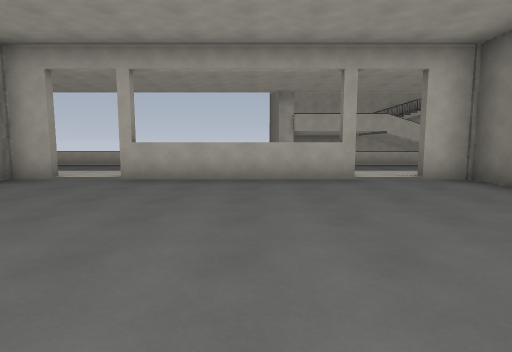
view 1 (above)

24 first-person views from a walk through a level from a Godot 3-D game. The camera is 1.4 m above the floor, tilts 6° down and sees 80° across. The floor is counted in squares, 2 m on a side. Each view is taken from the middle of a square. On the plan, view 1 faces up. The plan holds only what a view shows up to about 10 squares ahead; the rest is blank. The place goes on beyond the plan. Characters and animated objects are not drawn.

view 2
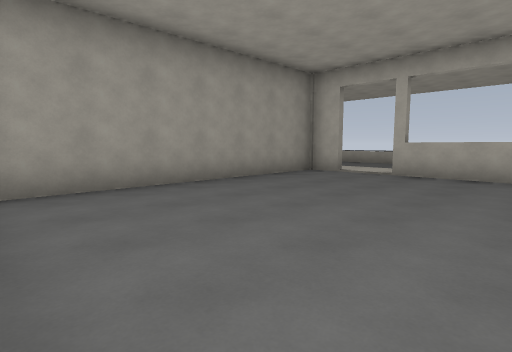

view 3
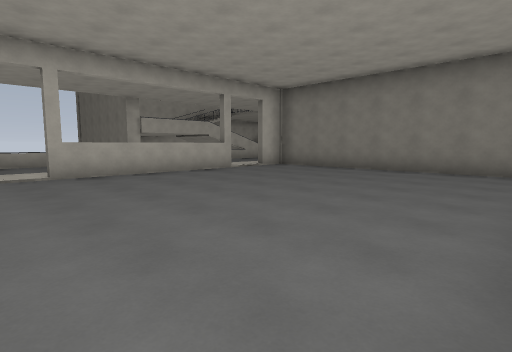

view 4
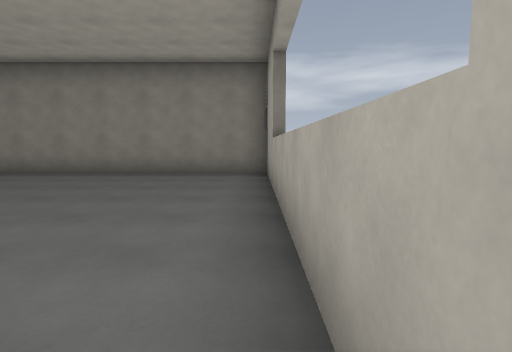

view 5
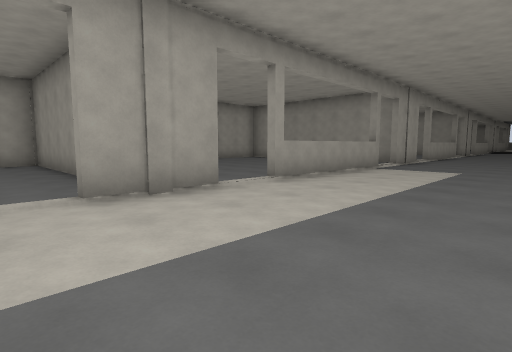

view 6
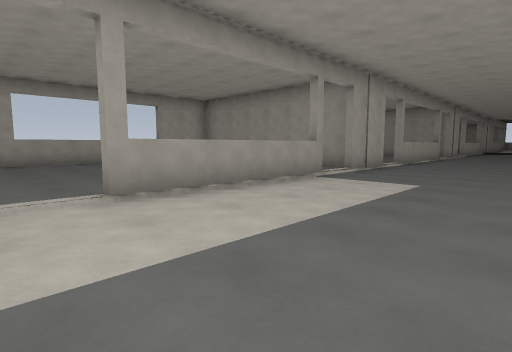

view 7
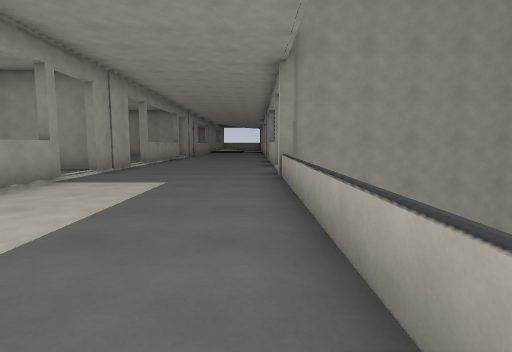

view 8
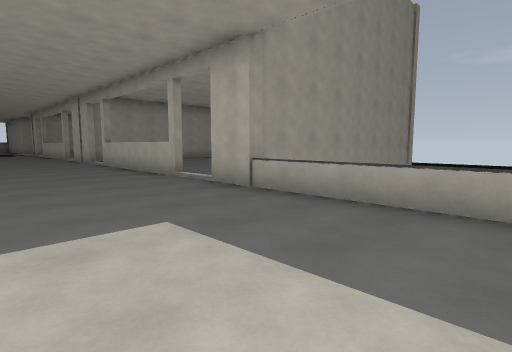

view 9
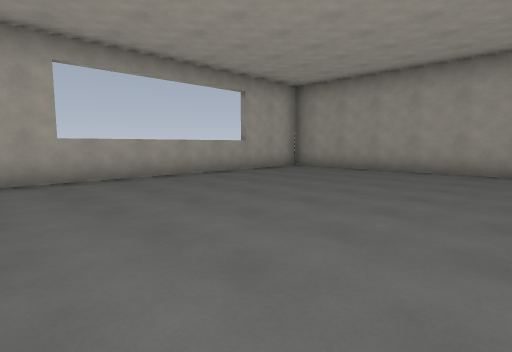

view 10
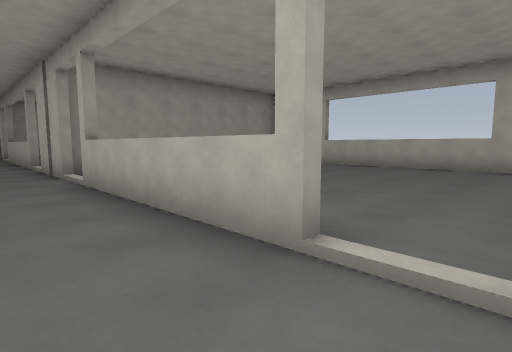

view 11
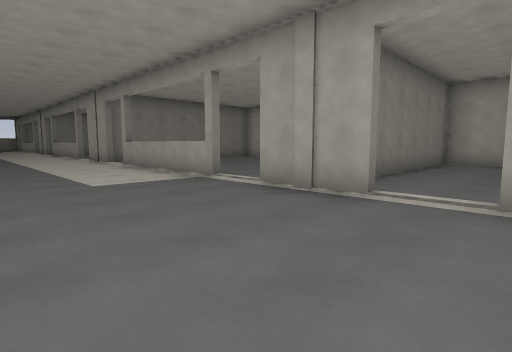

view 12
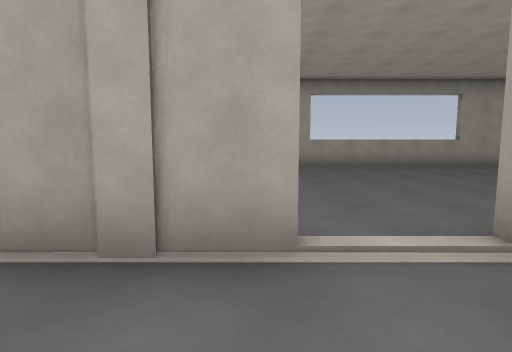

view 13
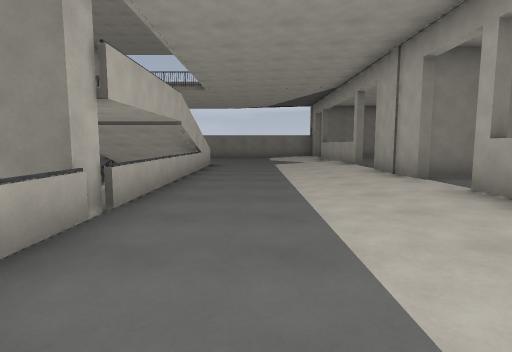

view 14
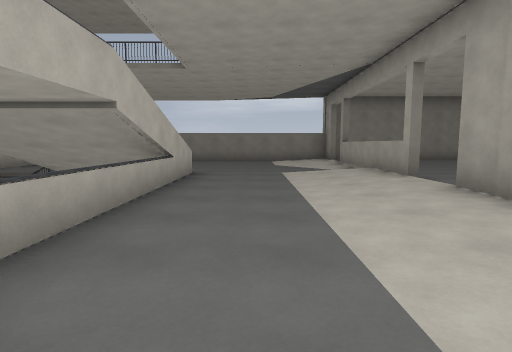

view 15
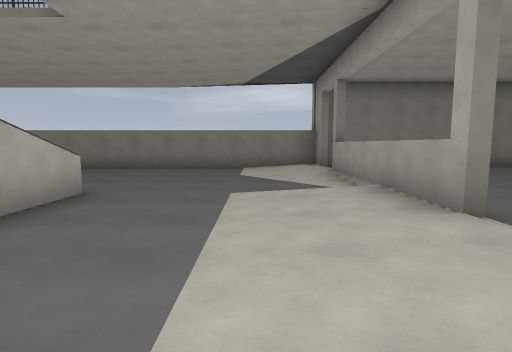

view 16
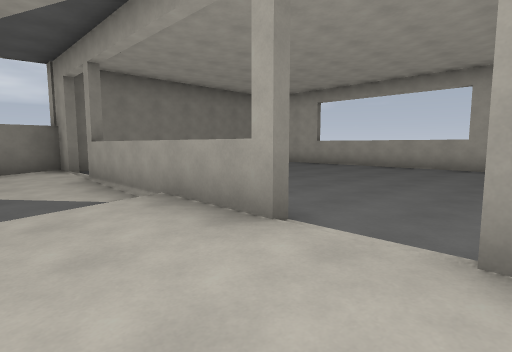

view 17
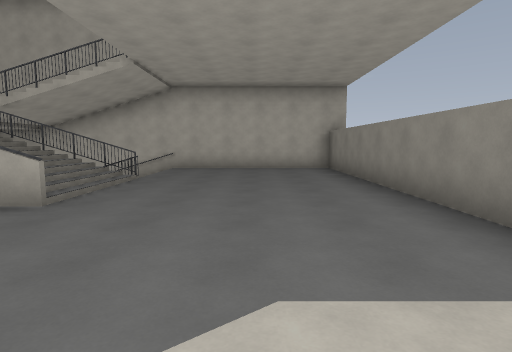

view 18
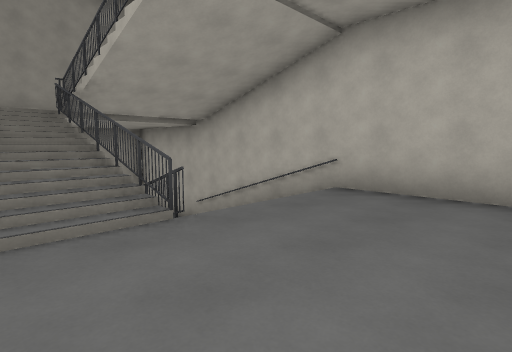

view 19
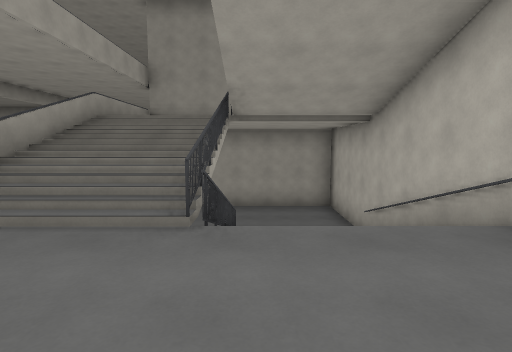

view 20
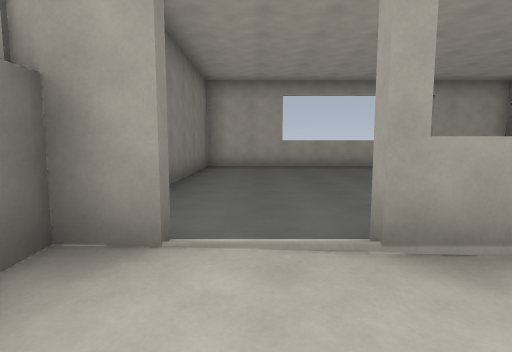

view 21
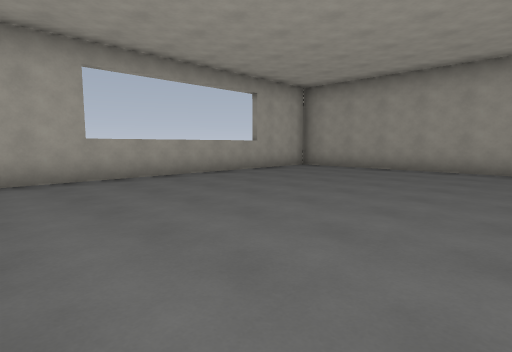

view 22
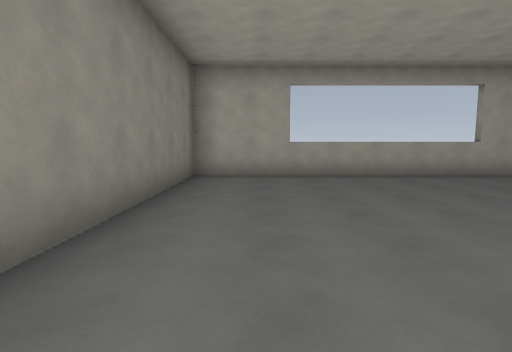

view 23
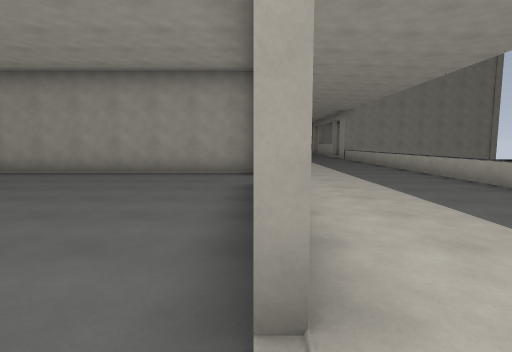

view 24
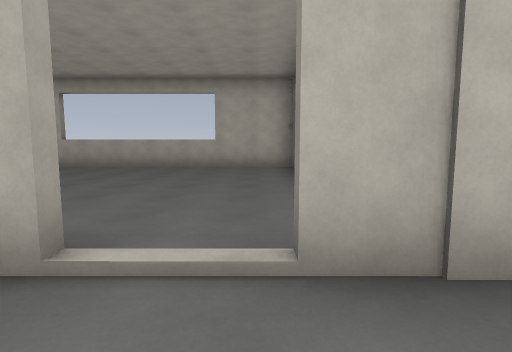

### Floor plan
Key: @ floor where view 1 was taken; # wall or solid block; . main floor; : floor 2.5 m higher than the main floor; - floor 2.75 m lower than the main floor; / step, stairs or slope; = window, fence, low wall or low ledge; ^ raised ledge; v drop or lower ground.
Columns run from 20 left of view 1 to 14 right of it. Each row starts with its distance up from view 1.
 18 ########
 17  ......#              ############
 16  ......#             #---////.....#
 15   .....#             #---   /.....#
 14    ....#             #---////.....#
 13    ....#             #   ////.....#
 12    ....#             #   ////.....#
 11 .^^^^..#vvvvvvvvvvv v#:::///=.....#
 10 ..................................#
  9 ..................................#
  8 ..................................#
  7    ...............................#
  6    #/##//^^^^..#..^^^^..##/#^^^#.#v
  5   ....#........#........#.........#
  4   ....#........#........#.........#
  3  .....#........#........#.........#
  2 ......#........#........#.........#
  1 ......#........#........#.........#
  0 ......#........#....@...#.........#
 -1 ......#....... #........#.........#
 -2 ###### #######  ######## #########

Where each view was taken, in squares from view 1:
view 1: 0 up, 0 right, facing up
view 2: 1 down, 0 right, facing up-left
view 3: 1 down, 4 left, facing up-right
view 4: 1 down, 3 left, facing right
view 5: 10 up, 3 left, facing down-left
view 6: 10 up, 6 left, facing down-left
view 7: 10 up, 6 left, facing left
view 8: 7 up, 9 left, facing up-left
view 9: 5 up, 6 left, facing down-left
view 10: 9 up, 14 left, facing up-left
view 11: 10 up, 17 left, facing down-right
view 12: 8 up, 15 left, facing down
view 13: 9 up, 2 left, facing right
view 14: 9 up, 1 right, facing right
view 15: 8 up, 4 right, facing right
view 16: 8 up, 5 right, facing down-right
view 17: 7 up, 11 right, facing up
view 18: 12 up, 11 right, facing up-left
view 19: 14 up, 11 right, facing left
view 20: 8 up, 12 right, facing down
view 21: 5 up, 13 right, facing down-left
view 22: 6 up, 12 right, facing down
view 23: 6 up, 3 right, facing left
view 24: 9 up, 14 left, facing up
